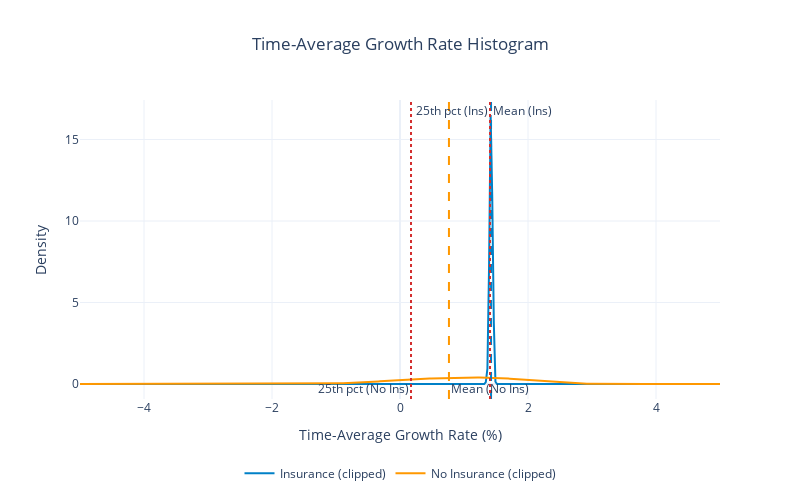

The notebook cell saved with this chart:
### Code cell
import plotly.graph_objects as go
from plotly.subplots import make_subplots
from ergodic_insurance.visualization.core import WSJ_COLORS
import numpy as np

# Print results
print(f"\nRuin Probabilities by Time Horizon:")
for yr, prob in results.ruin_probability.items():
    print(f"  {yr} years: {prob*100:.2f}%")

print(f"\nConvergence achieved: {'Yes' if results.convergence else 'No'}")

# --------------------------------------
# Time-Average Growth Rate Histogram (1,1)
# --------------------------------------
fig = go.Figure()

# Growth rates with insurance
growth_rates = np.asarray(results.growth_rates, dtype=float)
growth_rates = growth_rates[np.isfinite(growth_rates)]

# Growth rates without insurance
growth_rates_no_ins = np.asarray(results_no_ins.growth_rates, dtype=float)
growth_rates_no_ins = growth_rates_no_ins[np.isfinite(growth_rates_no_ins)]

growth_pct = growth_rates * 100.0
mean_growth = np.nanmean(growth_pct)
median_growth = np.nanmedian(growth_pct)
p5, p25, p95 = np.nanpercentile(growth_pct, [5, 25, 95])
print(f"Growth Rate Summary With Insurance (%): Mean={mean_growth:.2f}, Median={median_growth:.2f}, 25th={p25:.2f}, 5th={p5:.2f}")

growth_pct_no_ins = growth_rates_no_ins * 100.0
mean_growth_no_ins = np.nanmean(growth_pct_no_ins)
median_growth_no_ins = np.nanmedian(growth_pct_no_ins)
p5_no_ins, p25_no_ins, p95_no_ins = np.nanpercentile(growth_pct_no_ins, [5, 25, 95])
print(f"Growth Rate Summary Without Insurance (%): Mean={mean_growth_no_ins:.2f}, Median={median_growth_no_ins:.2f}, 25th={p25_no_ins:.2f}, 5th={p5_no_ins:.2f}")

# Plot Growth Rate With Insurance
# Kernel Density Estimate (Gaussian) instead of histogram
xs = np.linspace(growth_pct.min(), growth_pct.max(), 400)
n = growth_pct.size
std = np.std(growth_pct, ddof=1)
if std == 0 or n < 2:
    # Fallback: flat line at 0
    density = np.zeros_like(xs)
else:
    bw = 1.06 * std * n ** (-1/5)  # Silverman's rule
    inv_norm = 1.0 / (bw * np.sqrt(2 * np.pi))
    diffs = (xs[:, None] - growth_pct[None, :]) / bw
    density = inv_norm * np.exp(-0.5 * diffs**2).mean(axis=1)

fig.add_trace(
    go.Scatter(
        x=xs,
        y=density,
        mode='lines',
        name='Insurance',
        line=dict(color=WSJ_COLORS.get('blue', '#1f77b4'), width=2)
    )
)

# Plot Growth Rate Without Insurance
# Kernel Density Estimate (Gaussian) instead of histogram
xs_no_ins = np.linspace(growth_pct_no_ins.min(), growth_pct_no_ins.max(), 400)
n_no_ins = growth_pct_no_ins.size
std_no_ins = np.std(growth_pct_no_ins, ddof=1)
if std_no_ins == 0 or n_no_ins < 2:
    # Fallback: flat line at 0
    density = np.zeros_like(xs_no_ins)
else:
    bw = 1.06 * std_no_ins * n_no_ins ** (-1/5)  # Silverman's rule
    inv_norm_no_ins = 1.0 / (bw * np.sqrt(2 * np.pi))
    diffs_no_ins = (xs_no_ins[:, None] - growth_pct_no_ins[None, :]) / bw
    density_no_ins = inv_norm_no_ins * np.exp(-0.5 * diffs_no_ins**2).mean(axis=1)

# Set x-axis to central 99.5% of both distributions (trim 0.25% each tail)
try:
    lower_q, upper_q = .5, 99.5
    lo_ins, hi_ins = np.nanpercentile(growth_pct, [lower_q, upper_q])
    lo_no_ins, hi_no_ins = np.nanpercentile(growth_pct_no_ins, [lower_q, upper_q])
    x_min = min(lo_ins, lo_no_ins)
    x_max = max(hi_ins, hi_no_ins)
    pad = 0.01 * (x_max - x_min) if x_max > x_min else 0.0
    fig.update_xaxes(range=[x_min - pad, x_max + pad])
except Exception as e:
    print(f"Could not apply 99.5% central x-range: {e}")

# Adjust y-axis label to reflect density
fig.update_yaxes(title_text="Density")

# Recompute KDEs on clipped range [-10, 5] and update plot
lower, upper = -5.0, 5.0
# Clear existing traces, shapes, annotations
fig.data = ()
fig.layout.shapes = ()
fig.layout.annotations = ()

# Clip datasets
ins_clip = growth_pct[(growth_pct >= lower) & (growth_pct <= upper)]
no_ins_clip = growth_pct_no_ins[(growth_pct_no_ins >= lower) & (growth_pct_no_ins <= upper)]

xs_clip = np.linspace(lower, upper, 400)

def kde(arr, xs):
    n = arr.size
    if n < 2:
        return np.zeros_like(xs)
    std_ = np.std(arr, ddof=1)
    if std_ == 0:
        return np.zeros_like(xs)
    bw = 1.06 * std_ * n ** (-1/5)
    inv = 1.0 / (bw * np.sqrt(2 * np.pi))
    diffs = (xs[:, None] - arr[None, :]) / bw
    return inv * np.exp(-0.5 * diffs**2).mean(axis=1)

dens_ins = kde(ins_clip, xs_clip) if ins_clip.size else np.zeros_like(xs_clip)
dens_no  = kde(no_ins_clip, xs_clip) if no_ins_clip.size else np.zeros_like(xs_clip)

# Add traces
fig.add_trace(go.Scatter(
    x=xs_clip, y=dens_ins, mode='lines', name='Insurance (clipped)',
    line=dict(color=WSJ_COLORS.get('blue', '#1f77b4'), width=2)
))
fig.add_trace(go.Scatter(
    x=xs_clip, y=dens_no, mode='lines', name='No Insurance (clipped)',
    line=dict(color=WSJ_COLORS.get('orange', '#ff7f0e'), width=2)
))

# Stats on clipped data
if ins_clip.size:
    mean_ins = np.nanmean(ins_clip)
    p25_ins = np.nanpercentile(ins_clip, 25)
    # Add vertical lines for mean and median
    fig.add_vline(x=mean_ins, 
                line_dash='dash', 
                line_color=WSJ_COLORS.get('blue', '#1f77b4'), 
                annotation_text='Mean (Ins)', 
                annotation_position='top right')
    fig.add_vline(x=p25_ins, 
                line_dash='dot', 
                line_color=WSJ_COLORS.get('red', '#d62728'), 
                annotation_text='25th pct (Ins)', 
                annotation_position='top left')
if no_ins_clip.size:
    mean_no = np.nanmean(no_ins_clip)
    p25_no = np.nanpercentile(no_ins_clip, 25)
    # Add vertical lines for mean and median
    fig.add_vline(x=mean_no, 
                line_dash='dash', 
                line_color=WSJ_COLORS.get('orange', '#ff7f0e'), 
                annotation_text='Mean (No Ins)', 
                annotation_position='bottom right')
    fig.add_vline(x=p25_no, 
                line_dash='dot', 
                line_color=WSJ_COLORS.get('red', '#d62728'),
                annotation_text='25th pct (No Ins)', 
                annotation_position='bottom left')


# Update layout
fig.update_layout(
    title={
        "text": "Time-Average Growth Rate Histogram",
        "x": 0.5,
        "xanchor": "center"
    },
    template='plotly_white',
    showlegend=True,
    legend=dict(
        orientation='h',
        x=0.5,
        xanchor='center',
        y=-0.2,
        yanchor='top'
    ),
    width=800,
    height=500
)

# Axes titles
fig.update_xaxes(title_text="Time-Average Growth Rate (%)",
                range=[lower, upper])

fig.show()

### Figure 1 — Plotly figure (JSON) as saved in the notebook; plotly's stock layout.template omitted (floating-point values rounded to 4 significant figures; data arrays with more than 128 entries replaced by an {"elided": "..."} marker saying what was removed)
{"data": [{"line": {"color": "#0080C7", "width": 2}, "mode": "lines", "name": "Insurance (clipped)", "type": "scatter", "x": {"elided": "400 float values"}, "y": {"elided": "400 float values"}}, {"line": {"color": "#FF9800", "width": 2}, "mode": "lines", "name": "No Insurance (clipped)", "type": "scatter", "x": {"elided": "400 float values"}, "y": {"elided": "400 float values"}}], "layout": {"annotations": [{"showarrow": false, "text": "Mean (Ins)", "x": 1.423, "xanchor": "left", "xref": "x", "y": 1, "yanchor": "top", "yref": "y domain"}, {"showarrow": false, "text": "25th pct (Ins)", "x": 1.406, "xanchor": "right", "xref": "x", "y": 1, "yanchor": "top", "yref": "y domain"}, {"showarrow": false, "text": "Mean (No Ins)", "x": 0.7648, "xanchor": "left", "xref": "x", "y": 0, "yanchor": "bottom", "yref": "y domain"}, {"showarrow": false, "text": "25th pct (No Ins)", "x": 0.172, "xanchor": "right", "xref": "x", "y": 0, "yanchor": "bottom", "yref": "y domain"}], "height": 500, "legend": {"orientation": "h", "x": 0.5, "xanchor": "center", "y": -0.2, "yanchor": "top"}, "shapes": [{"line": {"color": "#0080C7", "dash": "dash"}, "type": "line", "x0": 1.423, "x1": 1.423, "xref": "x", "y0": 0, "y1": 1, "yref": "y domain"}, {"line": {"color": "#D32F2F", "dash": "dot"}, "type": "line", "x0": 1.406, "x1": 1.406, "xref": "x", "y0": 0, "y1": 1, "yref": "y domain"}, {"line": {"color": "#FF9800", "dash": "dash"}, "type": "line", "x0": 0.7648, "x1": 0.7648, "xref": "x", "y0": 0, "y1": 1, "yref": "y domain"}, {"line": {"color": "#D32F2F", "dash": "dot"}, "type": "line", "x0": 0.172, "x1": 0.172, "xref": "x", "y0": 0, "y1": 1, "yref": "y domain"}], "showlegend": true, "title": {"text": "Time-Average Growth Rate Histogram", "x": 0.5, "xanchor": "center"}, "width": 800, "xaxis": {"range": [-5, 5], "title": {"text": "Time-Average Growth Rate (%)"}}, "yaxis": {"title": {"text": "Density"}}}}
